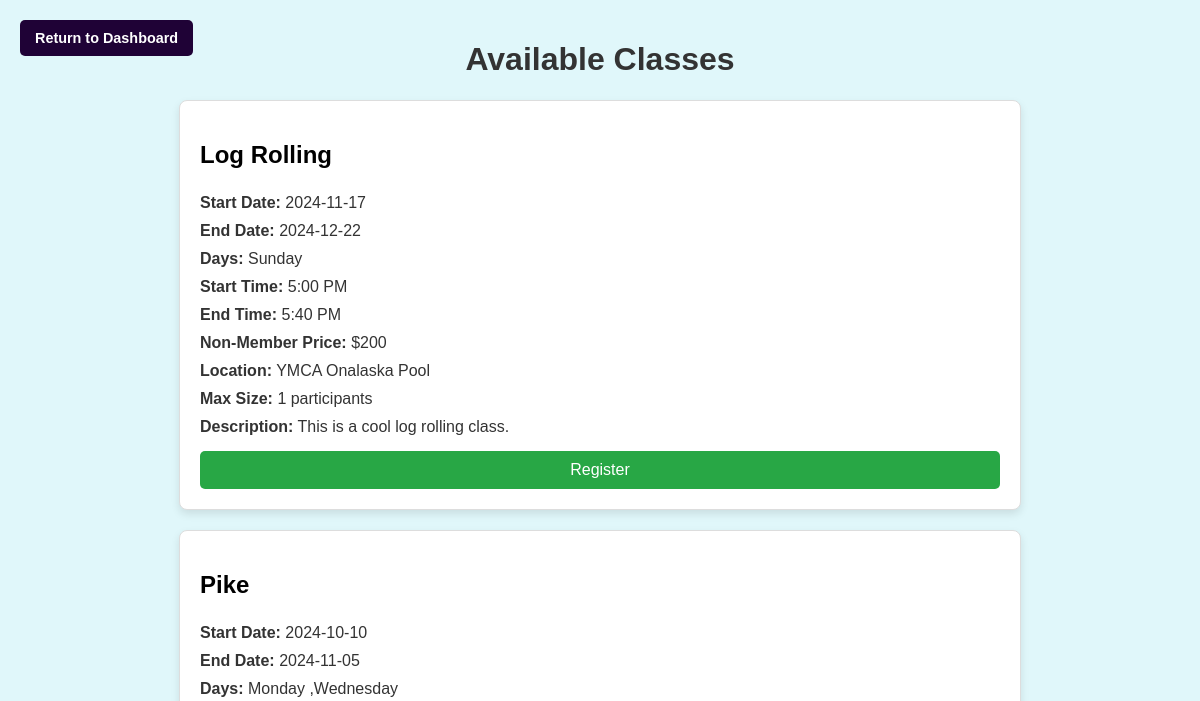
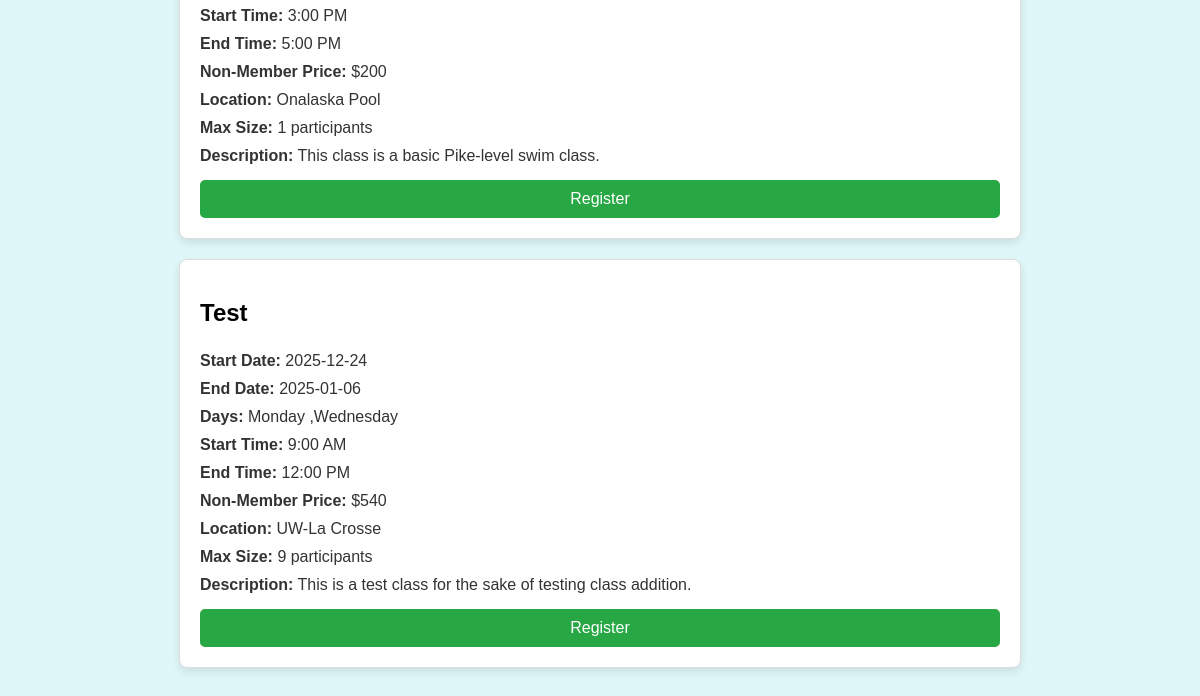
/register_classes.php, run on an earlier commit of the app's database (2 pictures, top to bottom).
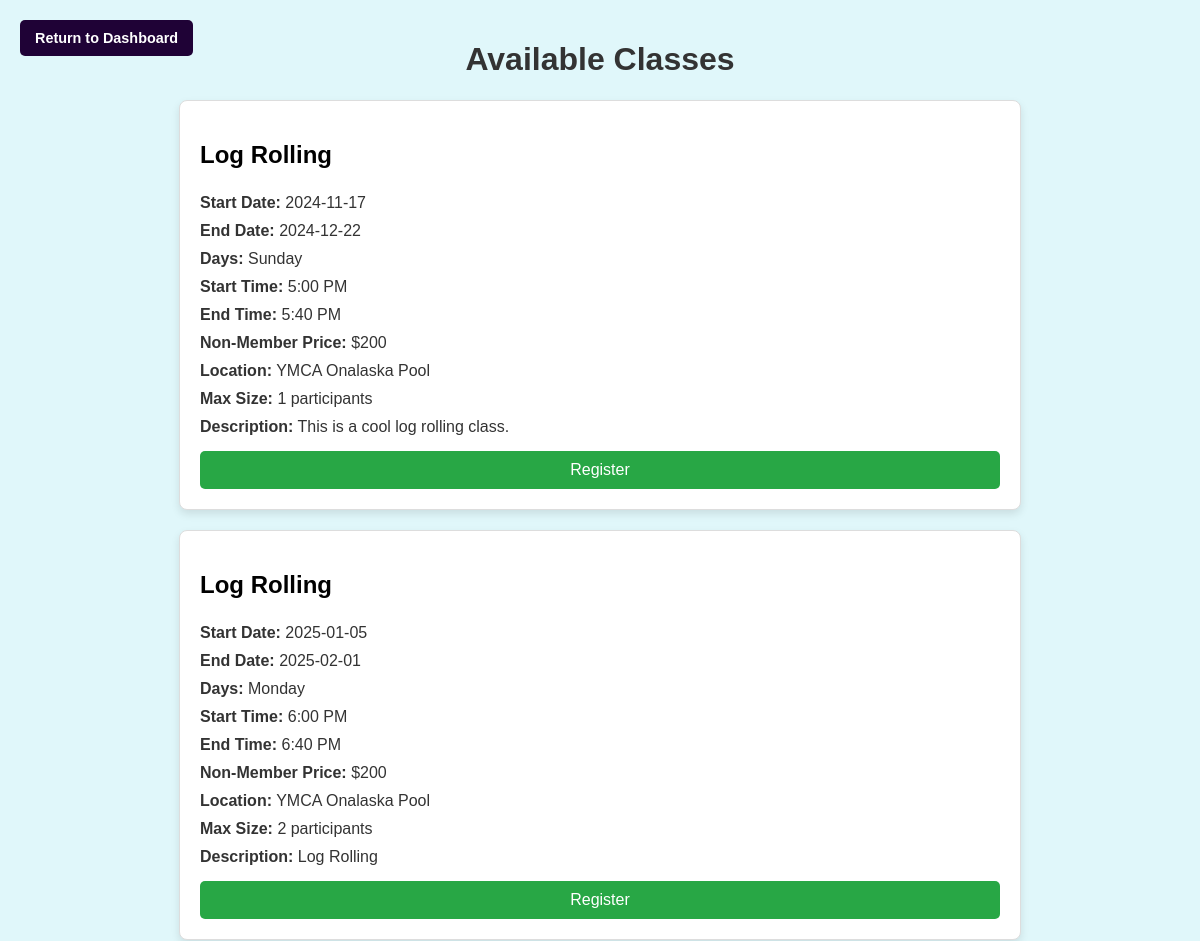
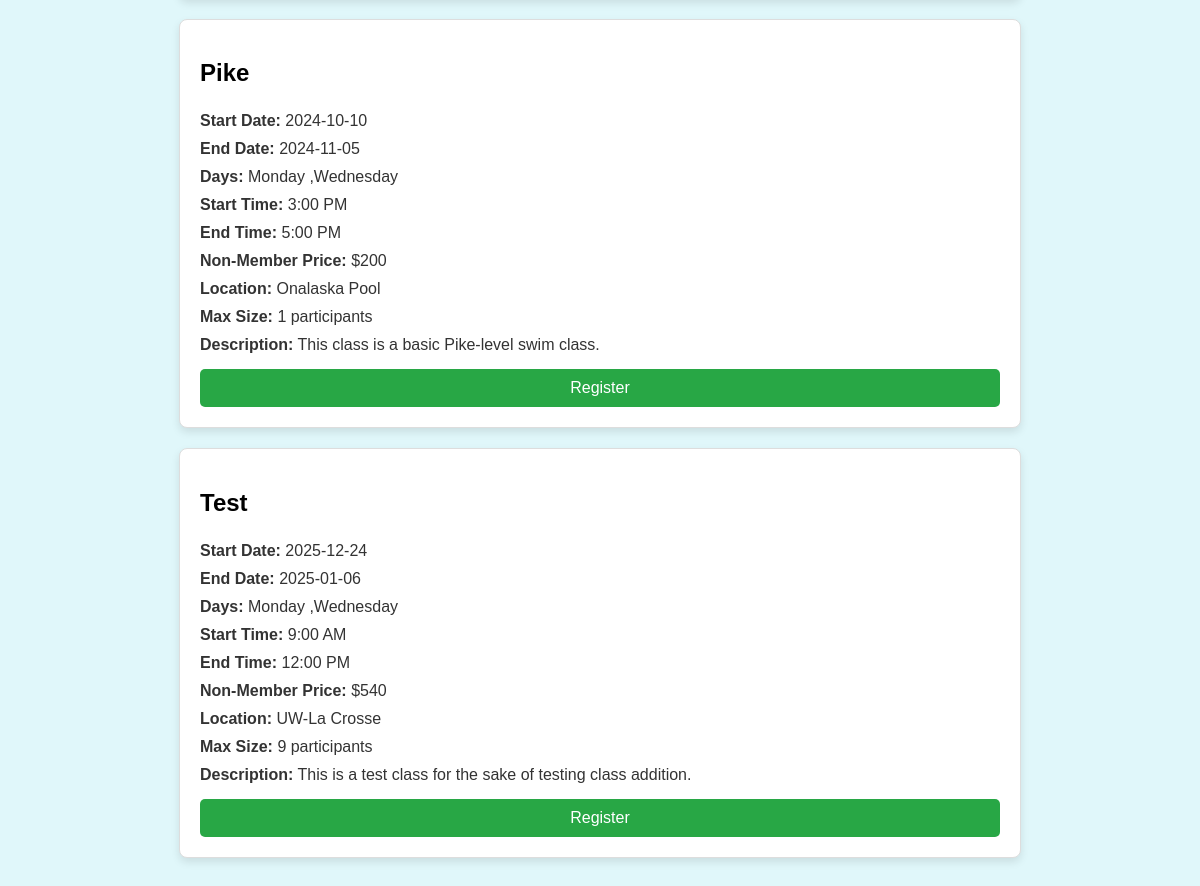
And on a later commit of the database (2 pictures, top to bottom).
### tables this page shows
CREATE TABLE Classes (ClassID INTEGER PRIMARY KEY AUTOINCREMENT NOT NULL UNIQUE, Name TEXT NOT NULL, StartDate TEXT NOT NULL, EndDate TEXT NOT NULL, Days TEXT NOT NULL, StartTime TEXT NOT NULL, EndTime TEXT NOT NULL, Price INTEGER NOT NULL, MemPrice INTEGER NOT NULL, Location TEXT NOT NULL, Style TEXT, MaxSize INTEGER, Description TEXT NOT NULL, Prerequisites TEXT);

### register_classes.php (the view, shortened to what this page needs)
<?php
include 'db_connection.php';
$role = $_SESSION['Role'];
$class_list = $pdo->query("
    SELECT ClassID, Name, StartDate, EndDate, Days, StartTime, EndTime, Price, MemPrice, Location, MaxSize, Description
    FROM Classes
    ORDER BY Name ASC
");
$classes = $class_list->fetchAll(PDO::FETCH_ASSOC);
?>
<!DOCTYPE html>
<html lang="en">
<head>
</head>
<body>
    <a href="dashboard.php" class="dashboard-button">Return to Dashboard</a>
    <h1>Available Classes</h1>
    <div class="classes-container">
        <?php foreach ($classes as $class): ?>
            <div class="class-container">
                <h2><?php echo htmlspecialchars($class['Name']); ?></h2>
                <p class="class-details"><strong>Start Date:</strong> <?php echo htmlspecialchars($class['StartDate']); ?></p>
                <p class="class-details"><strong>End Date:</strong> <?php echo htmlspecialchars($class['EndDate']); ?></p>
                <p class="class-details"><strong>Days:</strong> <?php echo htmlspecialchars($class['Days']); ?></p>
                <p class="class-details"><strong>Start Time:</strong> <?php echo htmlspecialchars($class['StartTime']); ?></p>
                <p class="class-details"><strong>End Time:</strong> <?php echo htmlspecialchars($class['EndTime']); ?></p>
                <?php if ($role == 'MEM'): ?>
                    <p class="class-details"><strong>Member Price:</strong> $<?php echo htmlspecialchars($class['MemPrice']); ?></p>
                <?php else: ?>
                    <p class="class-details"><strong>Non-Member Price:</strong> $<?php echo htmlspecialchars($class['Price']); ?></p>
                <?php endif; ?>
                <p class="class-details"><strong>Location:</strong> <?php echo htmlspecialchars($class['Location']); ?></p>
                <p class="class-details"><strong>Max Size:</strong> <?php echo htmlspecialchars($class['MaxSize']); ?> participants</p>
                <p class="class-details"><strong>Description:</strong> <?php echo htmlspecialchars($class['Description']); ?></p>
                <form action="process_registration.php" method="POST">
                    <input type="submit" value="Register" class="register-button">
                </form>
            </div>
        <?php endforeach; ?>
    </div>
</body>
</html>

### register_classes.php (style rules this page uses)
body { background-color: #e0f7fa; font-family: Arial, sans-serif; margin: 0; padding: 20px; display: flex; justify-content: center; align-items: flex-start; flex-direction: column; }
h1 { text-align: center; color: #333; width: 100%; }
.classes-container { display: flex; flex-direction: column; align-items: center; width: 100%; max-width: 800px; margin: 0 auto; }
.class-container { width: 100%; margin-bottom: 20px; padding: 20px; border: 1px solid #ddd; border-radius: 8px; background-color: #ffffff; box-shadow: 0px 4px 8px rgba(0, 0, 0, 0.1); }
.class-details { margin: 0; padding: 5px 0; color: #333; }
.register-button { margin-top: 10px; padding: 10px 15px; background-color: #28a745; color: #fff; border: none; border-radius: 5px; cursor: pointer; width: 100%; font-size: 1rem; }
.dashboard-button { position: fixed; top: 20px; left: 20px; padding: 10px 15px; background-color: #1f0236; color: #fff; border: none; border-radius: 5px; font-size: 0.9rem; text-decoration: none; font-weight: bold; transition: background-color 0.3s; }

What changed in the data, as far as the page shows it:
added classes: Name "Log Rolling", StartDate "2025-01-05", EndDate "2025-02-01", Days "Monday", StartTime "6:00 PM", EndTime "6:40 PM", Price "200", Location "YMCA Onalaska Pool", MaxSize "2", Description "Log Rolling"
